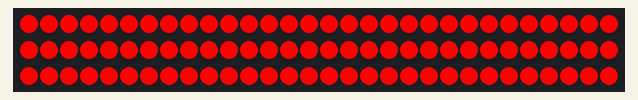
The sketch below on a simulated Arduino Uno, built with avr-gcc and run on an emulated ATmega328P. Parts: 90 RGB LEDs in strip order, left to right, continuing on the next row. Random numbers use the default seed unless the sketch sets one.

Above: at 0.18 s.

The sketch:

LaveTarzanSafe.ino
```cpp
#include <Adafruit_NeoPixel.h>

#define PIN        6
#define NUMPIXELS_PER_STRIP 30
#define NUM_STRIPS 3
#define TOTAL_NUMPIXELS (NUMPIXELS_PER_STRIP * NUM_STRIPS)

Adafruit_NeoPixel strip(TOTAL_NUMPIXELS, PIN, NEO_GRB + NEO_KHZ800);

int g[NUM_STRIPS] = {0}; // Variables for each strip
int y[NUM_STRIPS] = {0}; // Target values for each strip
int x[NUM_STRIPS] = {0}; // Random decrement for each strip
int z[NUM_STRIPS] = {0}; // Random increment for each strip
bool red[NUM_STRIPS] = {false}; // Red state for each strip
unsigned long temp[NUM_STRIPS] = {0}; // Temporal variables for each strip

void setup() {
  strip.begin();
  strip.show();
}

void loop() {
  for (int i = 0; i < NUM_STRIPS; i++) {
    // Code for each strip
    if (g[i] < 2 && !red[i]) {
      uint32_t Color = strip.Color(255, 0, 0);
      strip.fill(Color, i * NUMPIXELS_PER_STRIP, (i + 1) * NUMPIXELS_PER_STRIP);
      strip.show();
      temp[i] = millis();
      red[i] = true;
    }

    if (millis() - temp[i] > random(2000) && g[i] > y[i] - 2 && g[i] < y[i] + 2) {
      int r = random(2);
      if (r == 0) {
        y[i] = random(91);
        z[i] = random(1, 4);
        x[i] = random(1, 4);
      } else {
        y[i] = 0;
        z[i] = random(1, 4);
        x[i] = random(1, 4);
        red[i] = false;
      }
    } else if (g[i] < y[i]) {
      g[i] += z[i];
      g[i] = constrain(g[i], 0, 90);
    } else if (g[i] > y[i]) {
      g[i] -= x[i];
      g[i] = constrain(g[i], 0, 90);
    }

    uint32_t Color = strip.Color(255, g[i] / 3, 0);
    strip.fill(Color, i * NUMPIXELS_PER_STRIP, (i + 1) * NUMPIXELS_PER_STRIP);
  }
  strip.show();
  delay(15);
}
```
